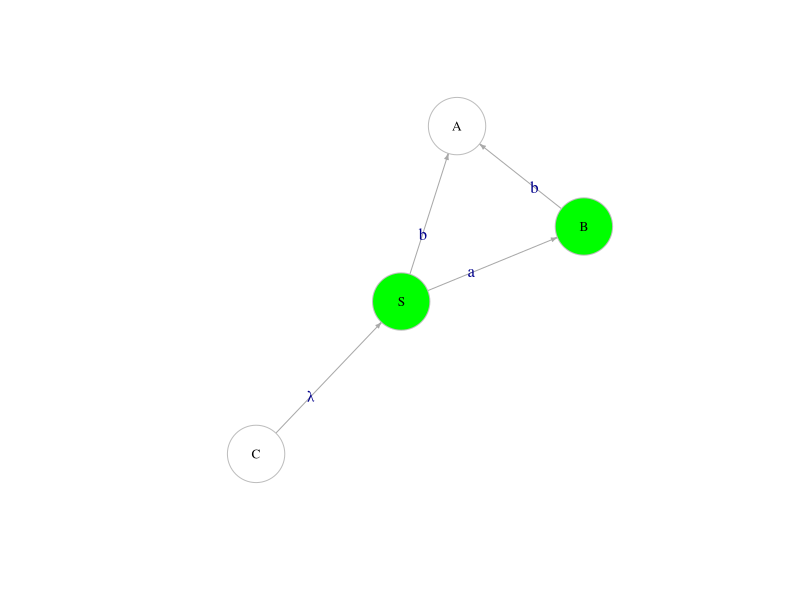

Source code (R):
library(igraph)
library(stringr)
# Input user example
string <- "(S,B,a)
(S,A,b)
(B,A,b)
(B,C.,-)
"
string2 <- "(S,B,a)
(S,A,b)
(B,A,b)
(B,C.,-)
(C,B,a)
(C,B,b)"

# Formatted data
string <- str_replace_all(string, "(\n)|([:space:]*\n)", " ")

## Extract edges
edgesCompleted <- str_extract_all(string, "\\([A-Z],[A-Z],[a-z]\\)")[[1]]
edgesFinal <- str_extract_all(string, "\\([A-Z],[A-Z]\\.,([a-z]|.)\\)")[[1]]
string <- append(edgesCompleted, edgesFinal)

## Extract nodes
coupleNodesCompleted <- unlist(str_extract_all(edgesCompleted, "[A-Z]"))
coupleNodesFinal <- unlist(str_extract_all(edgesFinal, "(?!S)[A-Z]"))
nodesFinal <- gsub("\\.","",unique(unlist(str_extract_all(edgesFinal, "(?!S)[A-Z]\\."))))
nodes <- append(coupleNodesCompleted, nodesFinal)
uniqueNodes <- unique(nodes)

## Number of nodes
nNodesCompleted <- length(unique(unlist(str_extract_all(edgesCompleted, "(?!S)[A-Z]"))))
nNodesFinal <- length(gsub("\\.","",unique(unlist(str_extract_all(edgesFinal, "(?!S)[A-Z]\\.")))))

## Alphabet
uniqueAlphabet <- unique(unlist(str_extract_all(string, "[a-z]")))
nAlphabet <- length(uniqueAlphabet)
  

## ------------------ Testing -------------------------
(sum(grepl(paste0("S,[A-Z].?,", "[a]"), string)) > 0)
grepl(paste0("S,[A-Z].?,", "[a]"),string)

sum(grepl("[A-Z],C.,[a]", string)) & sum(grepl("[A-Z],C.,[b]", string))

## ------------------ Testing -------------------------

nodeTypes <- c()
for(node in uniqueNodes){
    if(node == "S"){
      for (alphabet in uniqueAlphabet){
        if((sum(grepl("S,[A-Z].?,[a]", string)) & sum(grepl("S,[A-Z].?,[b]", string))) == TRUE){
          nodeTypes <- nodeTypes %>% append(1)  
        } else {
          nodeTypes <- nodeTypes %>% append(4)  
        }
      }
    } else if (node %in% nodesFinal){
      if((sum(grepl("[A-Z],C.,[a]", string)) & sum(grepl("[A-Z],C.,[b]", string))) == TRUE){
        nodeTypes <- nodeTypes %>% append(3)  
      } else {
        nodeTypes <- nodeTypes %>% append(4)  
      }
      
    }
    else {
      nodeTypes <- nodeTypes %>% append(2) 
    }
  
}

node.types <- nodeTypes
g <- graph(nodes, directed = TRUE)

edge.labels <- gsub("-","λ",unlist(str_extract_all(string, "[a-z]|-")))


mapping.colors <- c("green","white", "red", "yellow")
node.colors <- mapping.colors[node.types]

curves <- curve_multiple(g, start = 0.8)
set.seed(10)
plot(g, edge.arrow.size=.3, vertex.label.cex=0.8, vertex.size=35,vertex.frame.color="gray", vertex.label.color="black",  edge.label = edge.labels, vertex.color = node.colors, edge.curved=curves )


# Clear
rm(list = ls())
